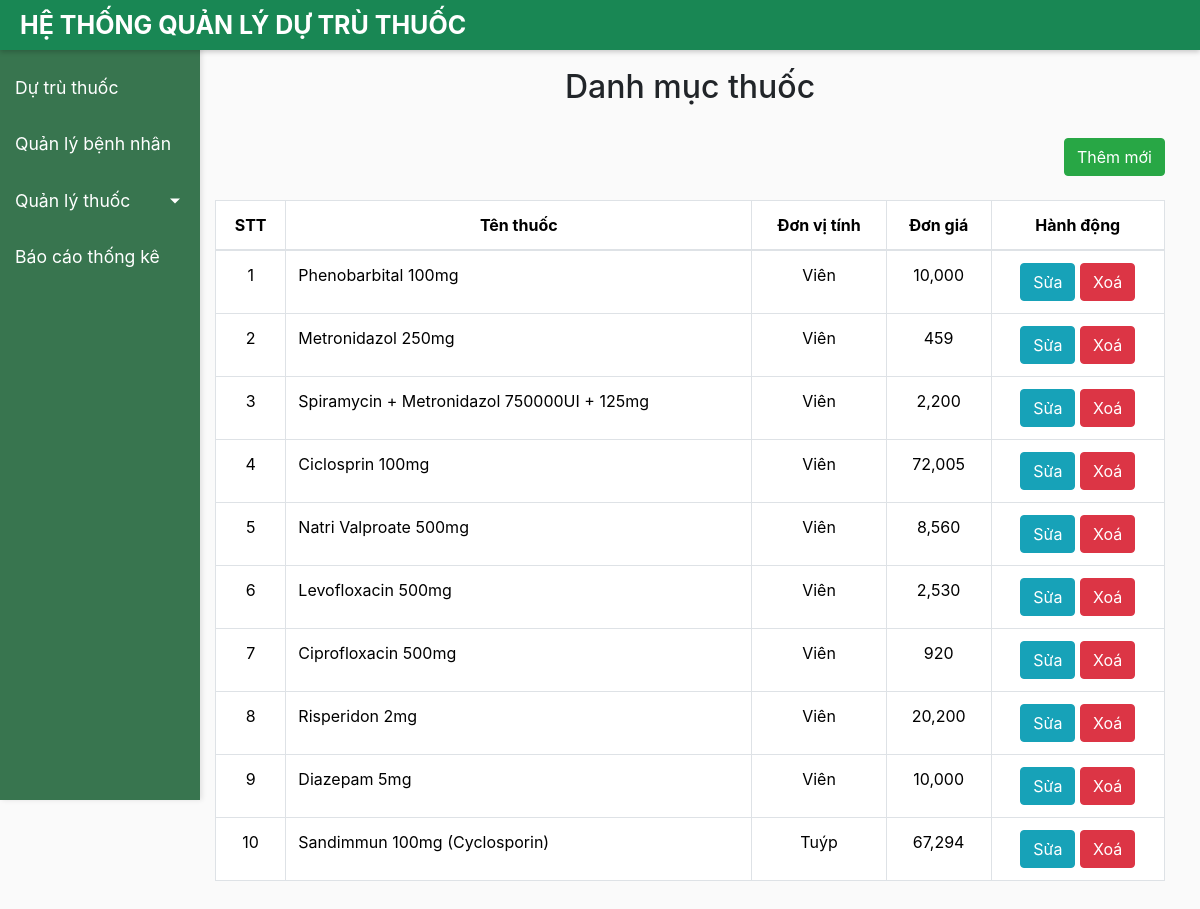
Page /danh_muc_thuoc/ on the committed database.
### danh_muc_thuoc/models.py (models this page shows, shortened)
class Thuoc(models.Model):
    ten_thuoc = models.CharField(max_length=100)
    dvt = models.CharField(max_length=50)
    don_gia = models.DecimalField(max_digits=8, decimal_places=2)

### danh_muc_thuoc/views.py (the view)
# urls.py: path('', views.danh_muc_thuoc, name='danh_muc_thuoc'),
def danh_muc_thuoc(request):
    items_danh_muc = Thuoc.objects.all()
    return render(request, 'danh_muc.html', {'items_danh_muc': items_danh_muc})

### danh_muc_thuoc/templates/danh_muc.html (shortened to what this page needs)
{% extends "base.html" %}
{% load humanize %}
{% block content %}
<div class="container mt-5">
    <h2 class="text-center">Danh mục thuốc</h2>
    <br>
    <div class="mb-4 text-end">
        <button type="button" class="btn btn-success" data-bs-toggle="modal" data-bs-target="#themDanhMucModal">
            Thêm mới
        </button>
    </div>
    <table class="table table-bordered">
        <thead>
            <tr align='center'>
                <th>STT</th>
                <th>Tên thuốc</th>
                <th>Đơn vị tính</th>
                <th>Đơn giá</th>
                <th>Hành động</th>
            </tr>
        </thead>
        <tbody>
            {% for thuoc in items_danh_muc %}
            <tr>
                <td align='center'>{{forloop.counter}}</td>
                <td>{{ thuoc.ten_thuoc }}</td>
                <td align='center'>{{thuoc.dvt}}</td>
                <td align='center'>{{ thuoc.don_gia|floatformat:0|intcomma }}</td>
                <td align='center'>
                    <button type="button" class="btn btn-info btn-md" data-bs-toggle="modal" data-bs-target="#suaDanhMucModal{{ thuoc.id }}">Sửa</button>
                    <a href="{% url 'xoa_danh_muc' thuoc.id %}" class="btn btn-danger btn-md" onclick="return confirm('Bạn có chắc muốn xoá thuốc này khỏi danh mục?')">Xoá</a>
                </td>
            </tr>
            {% empty %}
            <tr>
                <td colspan="5" class="text-center">Không có thuốc nào trong danh mục.</td>
            </tr>
            {% endfor %}
        </tbody>
    </table>
</div>
{% endblock %}

### quan_ly_thuoc_ksdb/static/base-style.css (style rules this page uses)
body { display: flex; width: 100%; align-items: stretch; background: #fafafa; }
a, a:hover, a:focus { color: inherit; text-decoration: none; transition: all 0.3s; }

### rows in the picture
Thuoc: ten_thuoc "Phenobarbital 100mg", dvt "Viên", don_gia "10,000"
Thuoc: ten_thuoc "Metronidazol 250mg", dvt "Viên", don_gia "459"
Thuoc: ten_thuoc "Spiramycin + Metronidazol 750000UI + 125mg", dvt "Viên", don_gia "2,200"
Thuoc: ten_thuoc "Ciclosprin 100mg", dvt "Viên", don_gia "72,005"
Thuoc: ten_thuoc "Natri Valproate 500mg", dvt "Viên", don_gia "8,560"
Thuoc: ten_thuoc "Levofloxacin 500mg", dvt "Viên", don_gia "2,530"
Thuoc: ten_thuoc "Ciprofloxacin 500mg", dvt "Viên", don_gia "920"
Thuoc: ten_thuoc "Risperidon 2mg", dvt "Viên", don_gia "20,200"
Thuoc: ten_thuoc "Diazepam 5mg", dvt "Viên", don_gia "10,000"
Thuoc: ten_thuoc "Sandimmun 100mg (Cyclosporin)", dvt "Tuýp", don_gia "67,294"
